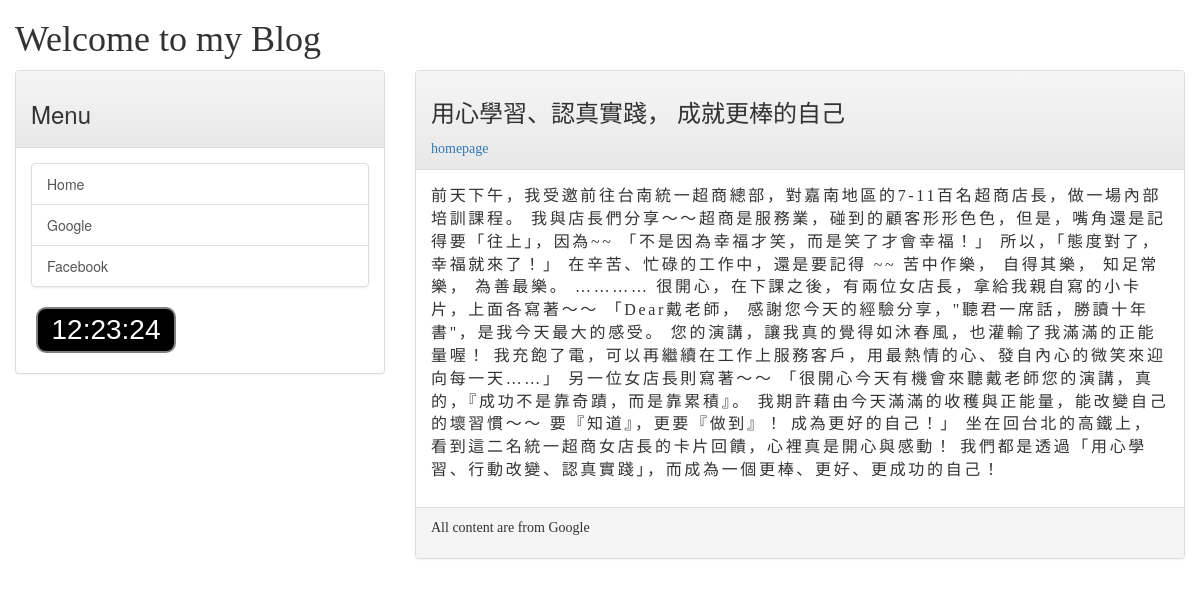
/post/hard-working/, run on the app's committed database.
### mainsite/models.py (models this page shows, shortened)
class Post(models.Model):
    title = models.CharField(max_length=200)
    slug = models.CharField(max_length=200)
    body = models.TextField()
    pub_date = models.DateTimeField(default=timezone.now)
    class Meta:
        ordering = ('-pub_date',)

### mainsite/views.py (the view)
# urls.py: path('post/<slug:slug>/', showpost),
def showpost(request, slug):
    try:
        post = Post.objects.get(slug=slug)
        if post != None:
            return render(request, 'post.html', locals())
    except:
        return redirect('/')

### templates/post.html (shortened to what this page needs)
{% extends 'base.html' %}
{% block headmessage %}
    <h3 style="font-family: 微軟正黑體;">{{ post.title }}</h3>
    <a style="font-family: 微軟正黑體;" href="/">homepage</a>
{% endblock %}
{% block content %}
    <p style="font-family: 微軟正黑體;font-size: 12pt;letter-spacing: 2pt">
        {{ post.body }}
    </p>
{% endblock %}

### data on the page
Post: title "用心學習、認真實踐， 成就更棒的自己", body "前天下午，我受邀前往台南統一超商總部，對嘉南地區的7-11百名超商店長，做一場內部培訓課程。 我與店長們分享～～超商是服務業，碰到的顧客形形色色，但是，嘴角還是記得要「往上」，因為~~ 「不是因為幸福才笑，而是笑了才會幸福！」 所以，「態度對了，幸福就來了！」 在辛苦、忙碌的工作中，還是要記得 ~~ 苦中作樂， 自得其樂， 知足常樂， 為善最樂。 ………… 很開心，在下課之後，有兩位女店長，拿給我親自寫的小卡片，上面各寫著～～ 「Dear戴老師， 感謝您今天的經驗分享，\"聽君一席話，勝讀十年書\"，是我今天最大的感受。 您的演講，讓我真的覺得如沐春風，也灌輸了我滿滿的正能量喔！ 我充飽了電，可以再繼續在工作上服務客戶，用最熱情的心、發自內心的微笑來迎向每一天……」 另一位女店長則寫著～～ 「很開心今天有機會來聽戴老師您的演講，真的，『成功不是靠奇蹟，而是靠累積』。 我期許藉由今天滿滿的收穫與正能量，能改變自己的壞習慣～～ 要『知道』，更要『做到』！ 成為更好的自己！」 坐在回台北的高鐵上，看到這二名統一超商女店長的卡片回饋，心裡真是開心與感動！ 我們都是透過「用心學習、行動改變、認真實踐」，而成為一個更棒、更好、更成功的自己！"
